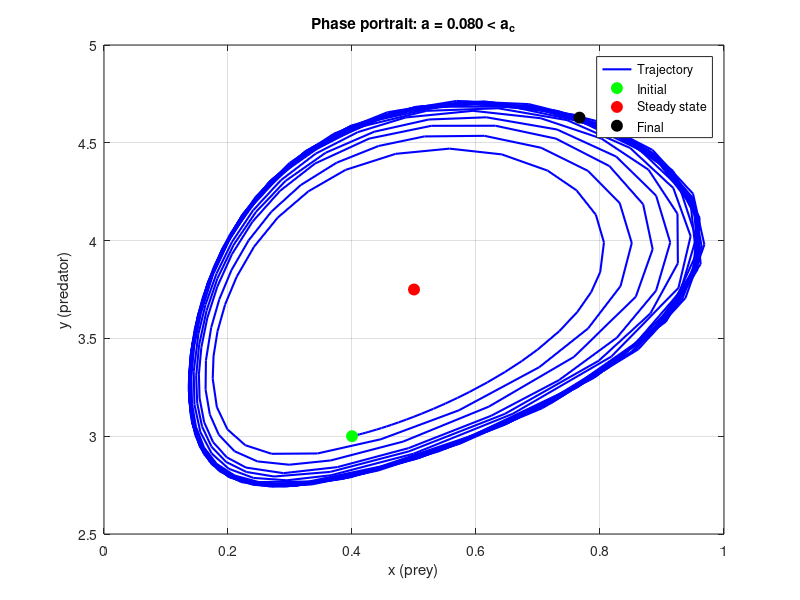

Here is the MATLAB script that generated this plot: (Note: this script raises an error after producing the figure.)
% Parameters
b = 3; % example value, must be >2 for Hopf
a_c = 4*(b-2)/(b^2*(b+2)); % Hopf bifurcation value
fprintf('Hopf bifurcation occurs at a_c = %.4f\n', a_c);

% System
predprey = @(t,Y,a) [b*Y(1) - Y(1)^2 - (Y(1)*Y(2))/(1+Y(1));
                     -a*Y(2)^2 + (Y(1)*Y(2))/(1+Y(1))];

%% Compute positive fixed point (y* in terms of x*)
x_fixed_fun = @(x,a) b - x - (x./(a*(1+x)^2));
x_guess = 0.5;
xstar = fzero(@(x) x_fixed_fun(x,a_c), x_guess);
ystar = xstar/(a_c*(1+xstar));
fprintf('Positive fixed point at a_c: x* = %.4f, y* = %.4f\n', xstar, ystar);

%% Time integration
tspan = [0 200];

% Below Hopf
a1 = a_c*0.9;
Y0 = [xstar*0.8; ystar*0.8]; % initial condition
[t1,Y1] = ode45(@(t,Y) predprey(t,Y,a1), tspan, Y0);

% Above Hopf
a2 = a_c*1.1;
Y0 = [xstar*1.2; ystar*1.2]; % initial condition
[t2,Y2] = ode45(@(t,Y) predprey(t,Y,a2), tspan, Y0);

%% Figure 1: below Hopf
figure;
plot(Y1(:,1), Y1(:,2), 'b', 'LineWidth', 1.5)
hold on
plot(Y1(1,1), Y1(1,2), 'go', 'MarkerFaceColor','g', 'MarkerSize',8) % initial
plot(xstar, ystar, 'ro', 'MarkerFaceColor','r', 'MarkerSize',8)      % fixed point
plot(Y1(end,1), Y1(end,2), 'ko', 'MarkerFaceColor','k', 'MarkerSize',8) % final
xlabel('x (prey)')
ylabel('y (predator)')
title(sprintf('Phase portrait: a = %.3f < a_c', a1))
legend('Trajectory','Initial','Steady state','Final','Location','best')
grid on
prettyfig;

%% Figure 2: above Hopf
figure;
plot(Y2(:,1), Y2(:,2), 'r', 'LineWidth', 1.5)
hold on
plot(Y2(1,1), Y2(1,2), 'go', 'MarkerFaceColor','g', 'MarkerSize',8) % initial
plot(xstar, ystar, 'ro', 'MarkerFaceColor','r', 'MarkerSize',8)      % fixed point
plot(Y2(end,1), Y2(end,2), 'ko', 'MarkerFaceColor','k', 'MarkerSize',8) % final
xlabel('x (prey)')
ylabel('y (predator)')
title(sprintf('Phase portrait: a = %.3f > a_c', a2))
legend('Trajectory','Initial','Steady state','Final','Location','best')
grid on
prettyfig;